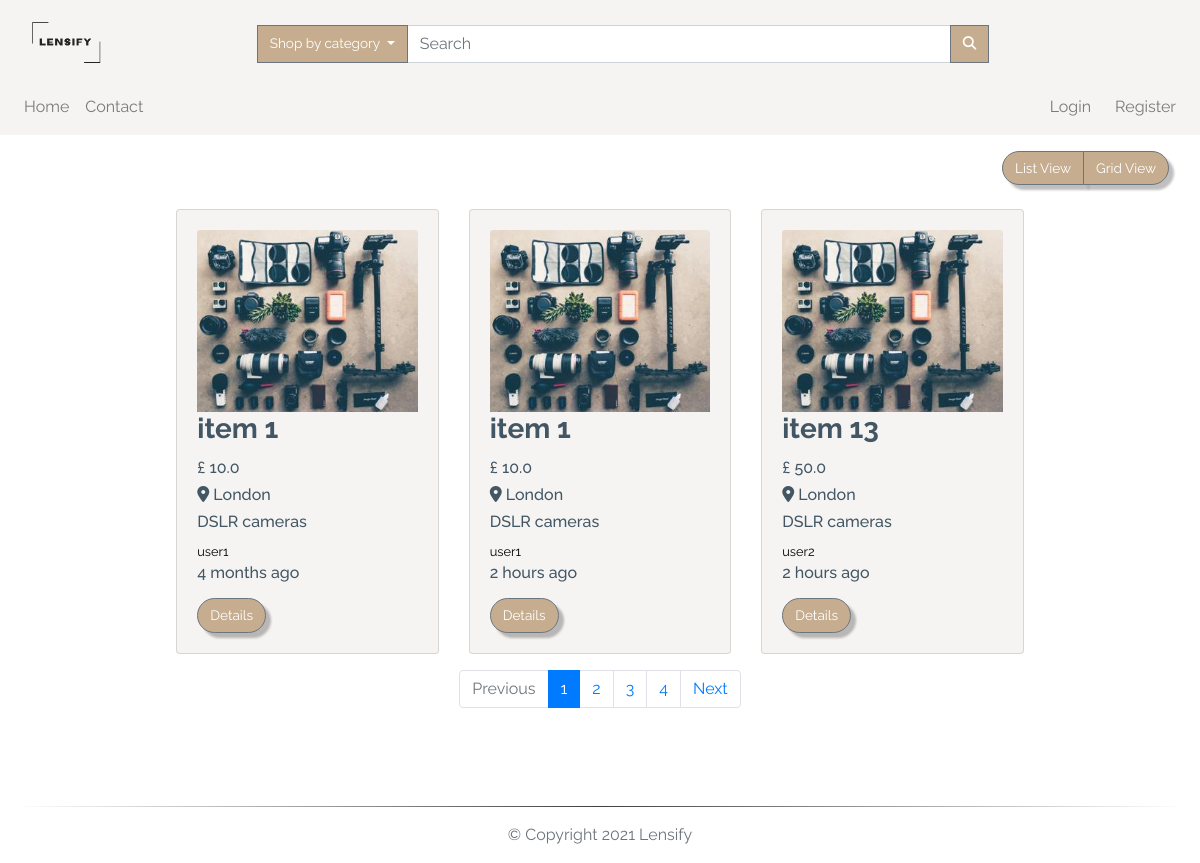
Screenshot of /search/cat/1 with the database file from the repository.
### app/models.py (models this page shows, shortened)
class TimestampMixin(object):
    created_at = db.Column(db.DateTime, nullable=False,
                           default=datetime.utcnow)
    updated_at = db.Column(db.DateTime, onupdate=datetime.utcnow)

class ItemForSale(db.Model, TimestampMixin):
    __tablename__ = "for_sale"
    id = db.Column(db.Integer, primary_key=True)
    title = db.Column(db.String(100), nullable=False)
    description = db.Column(db.Text, nullable=False)
    quantity = db.Column(db.Integer, nullable=False, default=1)
    condition = db.Column(db.String(50), nullable=False)
    item_city = db.Column(db.String(50), nullable=False)
    price = db.Column(db.Float, nullable=False)
    item_views = db.Column(db.Integer, default=0)
    image_file = db.Column(Json(128), nullable=False,
                           default=['item.jpg'])
    sold = db.Column(db.Boolean, default=False)
    seller_id = db.Column(db.Integer, db.ForeignKey("users.id"))
    category_id = db.Column(db.Integer, db.ForeignKey("categories.id"))
    item_in_order = db.relationship(
        "OrderItem", backref="item", lazy="dynamic"
    )

class Category(db.Model, TimestampMixin):
    __tablename__ = "categories"
    id = db.Column(db.Integer, primary_key=True)
    name = db.Column(db.String(30), nullable=False, unique=True)
    item_cat = db.relationship(
        "ItemForSale", backref="category", lazy="dynamic")

class User(db.Model, TimestampMixin, UserMixin):
    __tablename__ = "users"
    id = db.Column(db.Integer, primary_key=True)
    first_name = db.Column(db.String(50), nullable=False)
    last_name = db.Column(db.String(50), nullable=False)
    username = db.Column(db.String(50), unique=True, nullable=False)
    email = db.Column(db.String(115), unique=True, nullable=False)
    image_file = db.Column(db.String(80), nullable=False,
                           default="default.jpg")
    password_hash = db.Column(db.String(60), nullable=False)
    items_for_sale = db.relationship(
        "ItemForSale", backref="seller", lazy="dynamic")
    orders = db.relationship("Order", backref="buyer", lazy=True)
    address = db.relationship(
        "Address", secondary="user_addresses", backref="user", lazy="dynamic"
    )
    followed = db.relationship(
        'User', secondary=followers,
        primaryjoin=(followers.c.follower_id == id),
        secondaryjoin=(followers.c.followed_id == id),
        backref=db.backref('followers', lazy='dynamic'), lazy='dynamic')
    reviewed = db.relationship(
        'Review', backref='user_reviewed', primaryjoin=(Review.user_reviewed_id == id), lazy="dynamic"
    )
    reviewer = db.relationship(
        'Review', backref='user_reviewer', primaryjoin=(Review.user_reviewer_id == id), lazy="dynamic"
    )

### app/routes.py (the view)
@app.route('/search/cat/<cat_id>', methods=['GET', 'POST'])
@app.route('/search', methods=['GET', 'POST'])
def search(cat_id=None):
    page = request.args.get('page', 1, type=int)
    available_items = ItemForSale.query.filter_by(sold=False)\
        .order_by(ItemForSale.id.desc()).paginate(page, app.config['LISTINGS_PER_PAGE'], False)
    if cat_id is None:
        target_string = request.form['search']
        listings = ItemForSale.query.filter(
            or_(
                ItemForSale.title.contains(target_string),
                ItemForSale.description.contains(target_string)
            )
        ).filter(ItemForSale.sold == False).all()
        if target_string == '':
            search_msg = 'No record(s) found - displaying all records'
            color = 'danger'
        else:
            search_msg = f'{len(listings)} item(s) found'
            color = 'success'
    else:
        available_items = ItemForSale.query.join(
            Category, (ItemForSale.category_id == cat_id)).filter(ItemForSale.sold == False)\
            .paginate(page, app.config['LISTINGS_PER_PAGE'], False)
        next_url = url_for('search', cat_id=cat_id, page=available_items.next_num) \
            if available_items.has_next else None
        prev_url = url_for('search', cat_id=cat_id, page=available_items.prev_num) \
            if available_items.has_prev else None
        return render_template("search.html", available_items=available_items.items,
                               next_url=next_url, prev_url=prev_url, page=page, page_num=available_items.iter_pages())
    return render_template("_search.html", title='Search result', listings=listings,
                           search_msg=search_msg, color=color)

### app/models.py (called while the page is built)
    def process_result_value(self, value, dialect):
        return json.loads(value)

### app/routes.py (called while the page is built)
@app.before_request
def before_request():
    if current_user.is_authenticated:
        current_user.updated_at = datetime.utcnow()
        db.session.commit()

@app.context_processor
def inject_categories():
    categories = Category.query.join(
        ItemForSale, (Category.id == ItemForSale.category_id)).filter(ItemForSale.sold == False).all()
    return dict(categories=categories)

### app/templates/search.html
{% extends "layout.html" %}
{% block app_content %}
<div class="row">
  <div class="col-lg-12 my-3">
    <div class="float-right mr-3">
      <div class="btn-group">
        <button class="btn btn-secondary" id="list">
          List View
        </button>
        <button class="btn btn-secondary" id="grid">
          Grid View
        </button>
      </div>
    </div>
  </div>
</div>
<div id="products" class="row view-group w-75 mx-auto">
  {% for item in available_items %}
  <div class=" item col-12 col-md-6 col-lg-4 py-2">
    <div class="card custom-bg h-100">
      <div class="card-body">
        <img class="img-fluid card-img-top group list-group-image img-event"
          src="{{url_for('static', filename='img/items/' + item.image_file[0])}}" alt="" />
        <h3 class="card-title list-group-item-heading font-weight-bold ">{{item.title}}</h3>
        <small class="d-block font-weight-bold card-text">
          <h6>£ {{ item.price }}</h6>
        </small>
        <small class="font-weight-bold card-text">
          <h6 class="text-capitalize"><i class="fas fa-map-marker-alt"></i> {{item.item_city}}</h6>
        </small>
        <small class="card-text">
          <h6>{{ item.category.name }}</h6>
        </small>
        <small class="card-text">
          <a href="{{url_for('user', username=item.seller.username)}}">
            {{ item.seller.username }}
          </a>
        </small>
        <small class="card-text">
          <h6>{{ moment(item.created_at).fromNow() }}</h6>
        </small>
        <a href="{{url_for('item', item_id=item.id)}}" class="btn btn-secondary mt-2">
          Details
        </a>
      </div>
    </div>
  </div>
  {% endfor %}
  <nav aria-label="Page navigation" class="col-12 my-2">
    <ul class="pagination justify-content-center">
      <li class="page-item {% if not prev_url %} disabled {% endif %}">
        <a class="page-link" href="{{ prev_url }}" tabindex="-1">Previous</a>
      </li>
      {% for num in page_num %}
      {% if num %}
      <li class="page-item {% if page == num %} active {% endif %}"><a class="page-link"
          href="{{url_for('index', page=num)}}">{{ num }}</a></li>
      {% else %}
      <span class="page-item ellipsis">…</span>
      {% endif %}
      {% endfor %}
      <li class="page-item {% if not next_url %} disabled {% endif %}">
        <a class="page-link" href="{{ next_url }}">Next</a>
      </li>
    </ul>
  </nav>
</div>
{% endblock app_content %}

### app/static/css/styles.css (style rules this page uses)
:root { --main-color: #fff; --second-color: #425664; --third-color: #f6f4f2; --fourth-color: #c6ad8f; }
*, *::before, *::after { margin: 0; padding: 0; box-sizing: border-box; list-style: none; text-decoration: none; }
body, html { background: var(--main-color); min-height: 100vh; width: 100%; color: var(--second-color); font-family: "Raleway", sans-serif; word-break: normal; }
html { position: relative; }
a { color: black; text-decoration: none; cursor: pointer; }
ul { margin: 0; }
.btn { font-size: 85%; white-space: nowrap; }
.btn-secondary { filter: drop-shadow(5px 5px 1px rgba(0, 0, 0, 0.25)); background-color: var(--fourth-color); border-radius: 20px; color: var(--main-color); }
.custom-bg { background-color: var(--third-color); }
.pagination { flex-wrap: wrap; }

### rows the page displays
ItemForSale: title "item 1", price "10.0", item_city "London", category.name "DSLR cameras", seller.username "user1", created_at "4 months ago"
ItemForSale: title "item 1", price "10.0", item_city "London", category.name "DSLR cameras", seller.username "user1", created_at "2 hours ago"
ItemForSale: title "item 13", price "50.0", item_city "London", category.name "DSLR cameras", seller.username "user2", created_at "2 hours ago"

### other values shown
{{ num }} "1" "2" "3" "4"
